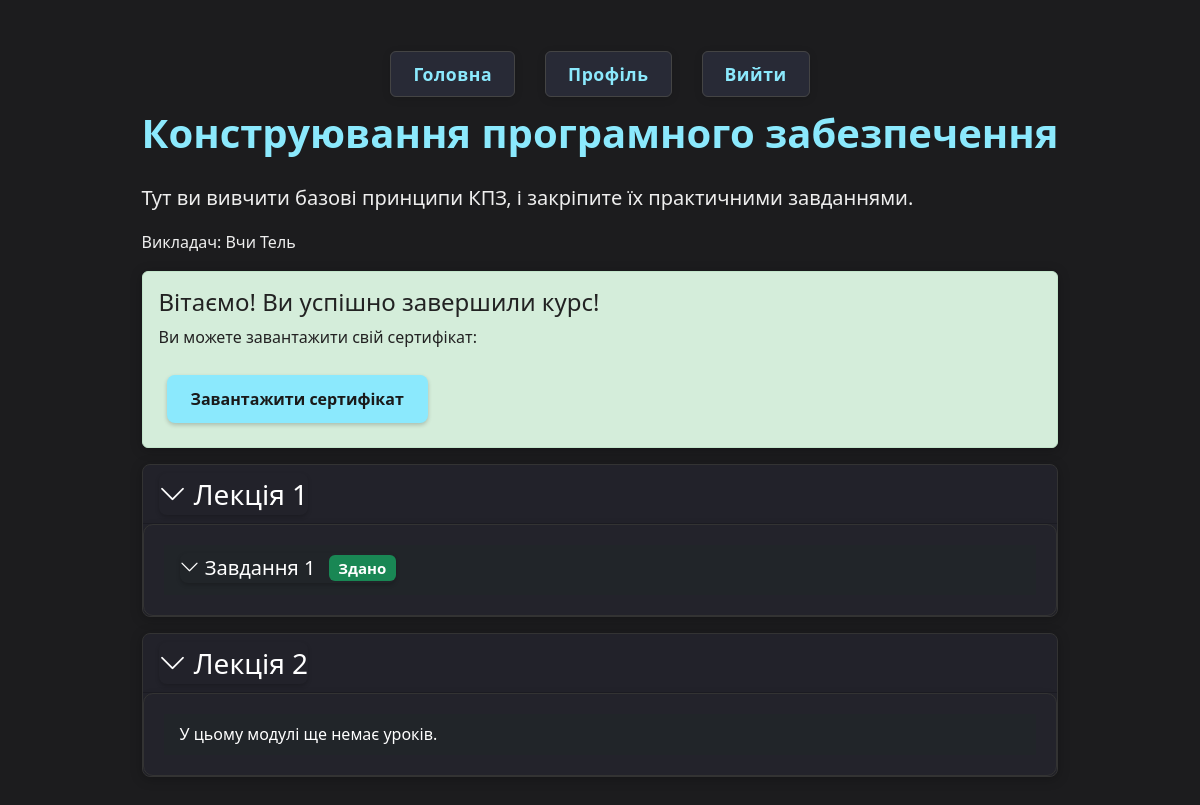
The page /courses/KPZ/ (signed in) on the database its author committed.
### courses/models.py (models this page shows, shortened)
class Course(models.Model):
    title = models.CharField(max_length=200)
    slug = models.SlugField(max_length=200, unique=True, blank=True)
    description = models.TextField()
    created_at = models.DateTimeField(auto_now_add=True)
    updated_at = models.DateTimeField(auto_now=True)
    teacher = models.ForeignKey(CustomUser, on_delete=models.CASCADE, related_name='courses_taught')
    is_published = models.BooleanField(default=False)
    image = models.ImageField(upload_to='courses/', blank=True, null=True)
    students = models.ManyToManyField(CustomUser, related_name='courses_enrolled', blank=True)

class Module(models.Model):
    title = models.CharField(max_length=200)
    slug = models.SlugField(max_length=200, unique=True, blank=True)
    description = models.TextField()
    course = models.ForeignKey(Course, on_delete=models.CASCADE, related_name='modules')
    order = models.IntegerField()
    created_at = models.DateTimeField(auto_now_add=True)
    updated_at = models.DateTimeField(auto_now=True)
    class Meta:
        ordering = ['order']

class Lesson(models.Model):
    title = models.CharField(max_length=200)
    slug = models.SlugField(max_length=200, unique=True, blank=True)
    content = models.TextField()
    module = models.ForeignKey(Module, on_delete=models.CASCADE, related_name='lessons')
    order = models.IntegerField()
    created_at = models.DateTimeField(auto_now_add=True)
    updated_at = models.DateTimeField(auto_now=True)
    video_url = models.URLField(blank=True, null=True)
    lecture_url = models.URLField(blank=True, null=True, help_text="Посилання на лекцію в Google Drive")
    submission_url_field_name = models.CharField(max_length=200, blank=True, null=True, help_text="Назва поля для посилання на роботу студента")
    assignment_file_field_name = models.CharField(max_length=200, blank=True, null=True, help_text="Назва поля для завантаження файлу роботи студента")
    lecture_files = models.FileField(upload_to='lectures/%Y/%m/%d/', blank=True, null=True)
    assignment_files = models.FileField(upload_to='assignments/%Y/%m/%d/', blank=True, null=True)
    assignment_description = models.TextField(blank=True, null=True)
    assignment_due_date = models.DateTimeField(blank=True, null=True)
    class Meta:
        ordering = ['order']

### users/models.py (models this page shows, shortened)
class CustomUser(AbstractUser):
    ROLE_CHOICES = [
        ('student', 'Студент'),
        ('teacher', 'Викладач'),
        ('admin', 'Адміністратор'),
    ]
    first_name = models.CharField(max_length=150)
    last_name = models.CharField(max_length=150)
    email = models.EmailField(unique=True)
    role = models.CharField(max_length=50, choices=ROLE_CHOICES, default='student')

### courses/views.py (the view)
# urls.py: path('<slug:slug>/', views.course_detail_view, name='course_detail'),
@login_required
def course_detail_view(request, slug):
    course = get_object_or_404(Course, slug=slug)
    modules = course.modules.all().order_by('order')
    messages.get_messages(request)
    submitted_assignments_data = StudentAssignmentSubmission.objects.filter(
        student=request.user,
        lesson__module__course=course
    ).select_related('lesson')
    submitted_assignments_ids = [sub.lesson.id for sub in submitted_assignments_data]
    submissions_by_lesson = {sub.lesson.id: sub for sub in submitted_assignments_data}
    average_grade = None
    has_certificate = StudentAssignmentSubmission.objects.filter(
        student=request.user,
        lesson__module__course=course,
        certificate_issued=True
    ).exists()
    graded_submissions = submitted_assignments_data.exclude(grade__isnull=True)
    if graded_submissions:
        total_grade = sum(sub.grade for sub in graded_submissions)
        average_grade = total_grade / len(graded_submissions)
    context = {
        'course': course,
        'modules': modules,
        'submitted_assignments': submitted_assignments_ids,
        'submissions_by_lesson': submissions_by_lesson,
        'average_grade': average_grade,
        'has_certificate': has_certificate,
    }
    return render(request, 'courses/course_detail.html', context)

### courses/templatetags/courses_extras.py (called while the page is built)
@register.filter
def get_item(dictionary, key):
    return dictionary.get(key)

### courses/templates/courses/course_detail.html (shortened to what this page needs)
{% extends 'base.html' %}
{% load courses_extras %}
{% block content %}
<h1>{{ course.title }}</h1>
<p class="lead">{{ course.description }}</p>
<p>Викладач: {{ course.teacher.get_full_name }}</p>
{% if has_certificate %}
<div class="alert alert-success">
    <h4>Вітаємо! Ви успішно завершили курс!</h4>
    <p>Ви можете завантажити свій сертифікат:</p>
    <a href="{% url 'courses:download_certificate' course.slug %}" class="btn btn-primary">
         Завантажити сертифікат
    </a>
</div>
{% elif average_grade is not None and average_grade <= 3 %}
    <p class="text-warning">Ваш середній бал {{ average_grade|floatformat:2 }} поки що недостатній для отримання сертифіката.</p>
{% endif %}
{% for module in modules %}
    <div class="card mb-3">
        <div class="card-header d-flex justify-content-between align-items-center">
            <h3 class="mb-0">
                <button class="btn btn-link text-decoration-none" type="button" data-bs-toggle="collapse" data-bs-target="#module{{ module.id }}" aria-expanded="false" aria-controls="module{{ module.id }}">
                    <i class="bi bi-chevron-down"></i> {{ module.title }}
                </button>
            </h3>
        </div>
        <div class="collapse show" id="module{{ module.id }}">
            <div class="card-body">
                <ul class="list-group list-group-flush">
                    {% for lesson in module.lessons.all|dictsort:"order" %}
                        <li class="list-group-item bg-dark text-white">
                            <div class="d-flex justify-content-between align-items-start">
                                <div>
                                    <h5 class="mb-1">
                                        <button class="btn btn-link text-decoration-none {% if submitted_assignments and lesson.id in submitted_assignments %}text-success{% endif %}" type="button" data-bs-toggle="collapse" data-bs-target="#lesson{{ lesson.id }}" aria-expanded="false" aria-controls="lesson{{ lesson.id }}">
                                            <i class="bi bi-chevron-down"></i> {{ lesson.title }}
                                            {% if submitted_assignments and lesson.id in submitted_assignments %}
                                                <span class="badge bg-success ms-2">Здано</span>
                                            {% endif %}
                                        </button>
                                    </h5>
                                </div>
                            </div>
                        </li>
                    {% empty %}
                        <li class="list-group-item bg-dark text-white">У цьому модулі ще немає уроків.</li>
                    {% endfor %}
                </ul>
            </div>
        </div>
    </div>
{% empty %}
    <p>У цьому курсі ще немає модулів.</p>
{% endfor %}
{% endblock %}

### static/css/style.css (style rules this page uses)
:root { --bg-dark: #1c1c1e; --bg-medium: #282a36; --text-light: #f8f8f2; --accent-primary: #8be9fd; --accent-secondary: #ff79c6; --accent-success: #50fa7b; --border-dark: #444; --font-main: 'Segoe UI', Tahoma, Geneva, Verdana, sans-serif; }
body { font-family: var(--font-main); background-color: var(--bg-dark); color: var(--text-light); margin: 0; padding: 30px; display: flex; flex-direction: column; align-items: center; justify-content: flex-start; min-height: 100vh; line-height: 1.6; }
h1, h2, h3 { color: var(--accent-primary); text-align: center; margin-bottom: 25px; font-weight: 600; }
p { text-align: left; color: #eee; }
.btn { display: inline-block; padding: 12px 24px; font-size: 1em; font-weight: 600; text-align: center; text-decoration: none; cursor: pointer; border: 2px solid transparent; border-radius: 8px; transition: background-color 0.3s ease, color 0.3s ease, border-color 0.3s ease; margin: 8px; box-shadow: 0 2px 4px rgba(0, 0, 0, 0.2); }
.btn-primary, .btn.btn-primary, a.btn-primary, button.btn-primary { background-color: var(--accent-primary); color: #1a1a1a !important; }
.btn-link { background: none; color: var(--accent-secondary); border: none; padding: 0; margin: 0; text-decoration: none; cursor: pointer; font-weight: 500; }
.card { background-color: var(--bg-medium); border: 1px solid var(--border-dark); border-radius: 8px; box-shadow: 0 4px 8px rgba(0, 0, 0, 0.3); overflow: hidden; display: flex; flex-direction: column; height: 100%; transition: transform 0.2s ease-in-out; }
.card-body { padding: 25px; flex-grow: 1; text-align: left; }
body, .certificate, nav, .card-footer, .announcements-widget, .events-widget, .new-courses-widget { color: #fff; }
.card, .alert, .bg-white, .btn-light, .form-control { color: #222 !important; background-color: #fff !important; }
.card-title, .card-text, .alert, .alert * { color: #222 !important; }
.btn, .btn-primary, .btn-success, .btn-secondary { color: #fff !important; }
.card, .alert, .accordion-item, .accordion-header, .accordion-body, .bg-white, .module-panel, .panel, .panel-default { background-color: #23232b !important; color: #fff !important; border: 1px solid #333 !important; box-shadow: 0 2px 12px rgba(0,0,0,0.25); }
.alert-success, .alert-info, .alert-warning, .alert-danger { background-color: #23232b !important; color: #50fa7b !important; border-left: 5px solid var(--accent-success) !important; }
.btn, .btn-primary, .btn-success, .btn-secondary { color: #fff !important; border: none; }
.card, .card-body, .accordion-body, .bg-white, .form-control, .alert-light { color: #222 !important; background-color: #fff !important; }
.alert, .alert-info, .alert-success, .alert-warning, .alert-danger { color: #222 !important; background-color: #f8f9fa !important; border: 1px solid #ccc !important; }
.card:not(.bg-white):not(.alert-light), .accordion-item, .accordion-header, .panel, .panel-default, .announcements-widget, .events-widget, .new-courses-widget { background-color: #23232b !important; color: #fff !important; border: 1px solid #333 !important; box-shadow: 0 2px 12px rgba(0,0,0,0.25); }
.alert-success { color: #155724 !important; background-color: #d4edda !important; border-color: #c3e6cb !important; }
.card-body, .accordion-body, .bg-white, .form-control, .alert-light { background-color: #23232b !important; color: #fff !important; border-radius: 10px !important; box-shadow: 0 2px 8px rgba(0,0,0,0.10); border: 1px solid #333 !important; padding: 20px !important; }
.card, .card-body, .card-title, .card-text, .card-footer, .card-subtitle, .text-muted { color: #fff !important; }

### rows shown on the page
Course: title "Конструювання програмного забезпечення", description "Тут ви вивчити базові принципи КПЗ, і закріпите їх практичними завданнями.", teacher.get_full_name "Вчи Тель"
Module: title "Лекція 1"
Lesson: title "Завдання 1", shows "Здано"
Module: title "Лекція 2"
